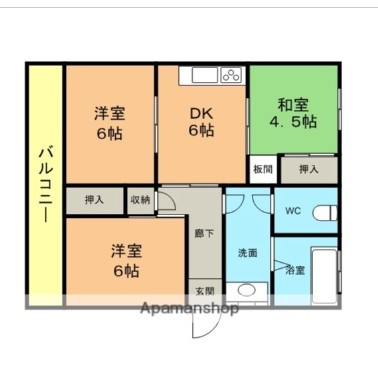
#> input picture house_structure/madori/house1.jpg, 378 x 375 px, found by its file name; its folder holds 4 pictures in this run
$ python mergeImg.py
#> lines starting #> are read from the running program, lines starting #| are printed output that depends on the picture; pictures that were not available may be replaced by others from this repository, and a replacement may not be noted
import os
from PIL import Image

def resize_and_concatenate_images(input_folder, result_folder, merge_folder):
    # Create merge folder if it doesn't exist
#> called with input_folder = './newyork/madori', result_folder = './newyork/madori_test_data', merge_folder = './newyork/mergeResult'
    if not os.path.exists(merge_folder):
        os.makedirs(merge_folder)

    # Get list of files in both wall and wall_close folders
    wall_files = os.listdir(input_folder)
    result_files = os.listdir(result_folder)
    # print(result_files)
    # Resize and concatenate images
    for wall_file in wall_files:
        # Remove the suffix from the mador filename
        mador_file_name = os.path.splitext(wall_file)[0]
        # print(mador_file_name)
        # Find corresponding madori_test_data file
        result_file = next((file for file in result_files if mador_file_name in file), None)
        # print(result_file)
        # If corresponding madori_test_data file exists
        if result_file:
            # Open and resize mador image
            mador_path = os.path.join(input_folder, wall_file)
            mador_img = Image.open(mador_path)
#> mador_img is the input picture: PIL image 378x375 RGB; mean R, G, B 221.7, 219.1, 200
            mador_img = mador_img.resize((256, 256))
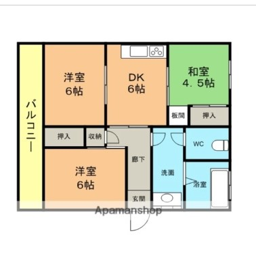
#> mador_img: PIL image 256x256 RGB; mean R, G, B 221.8, 219.1, 200

            # Open and resize madori_test_data image
            result_path = os.path.join(result_folder, result_file)
            result_img = Image.open(result_path)
            result_img = result_img.resize((256, 256))

            # Create a new image with width = 512 and height = 256
            merged_img = Image.new('RGB', (512, 256))
#> merged_img: PIL image 512x256 RGB; every value is 0

            # Paste mador image on the left side
            merged_img.paste(mador_img, (0, 0))
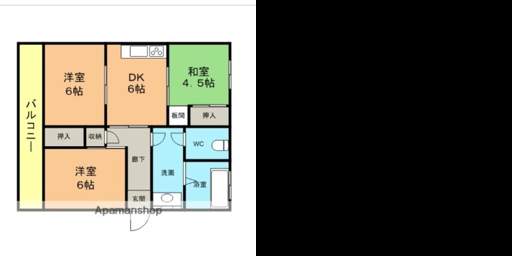
#> merged_img: PIL image 512x256 RGB; mean R, G, B 110.9, 109.5, 100

            # Paste madori_test_data image on the right side
            merged_img.paste(result_img, (256, 0))
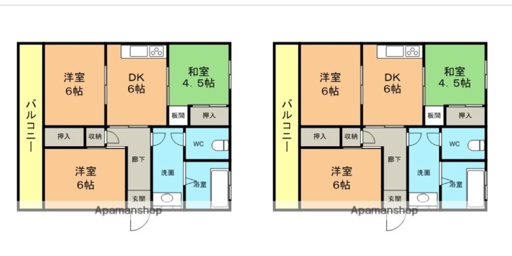
#> merged_img: PIL image 512x256 RGB; mean R, G, B 221.8, 219.1, 200

            # Save the merged image
            merged_img.save(os.path.join(merge_folder, f'merged_{wall_file}'))

# Example usage
input_folder = './newyork/madori'
result_folder = './newyork/madori_test_data'
merge_folder = './newyork/mergeResult'

resize_and_concatenate_images(input_folder, result_folder, merge_folder)
